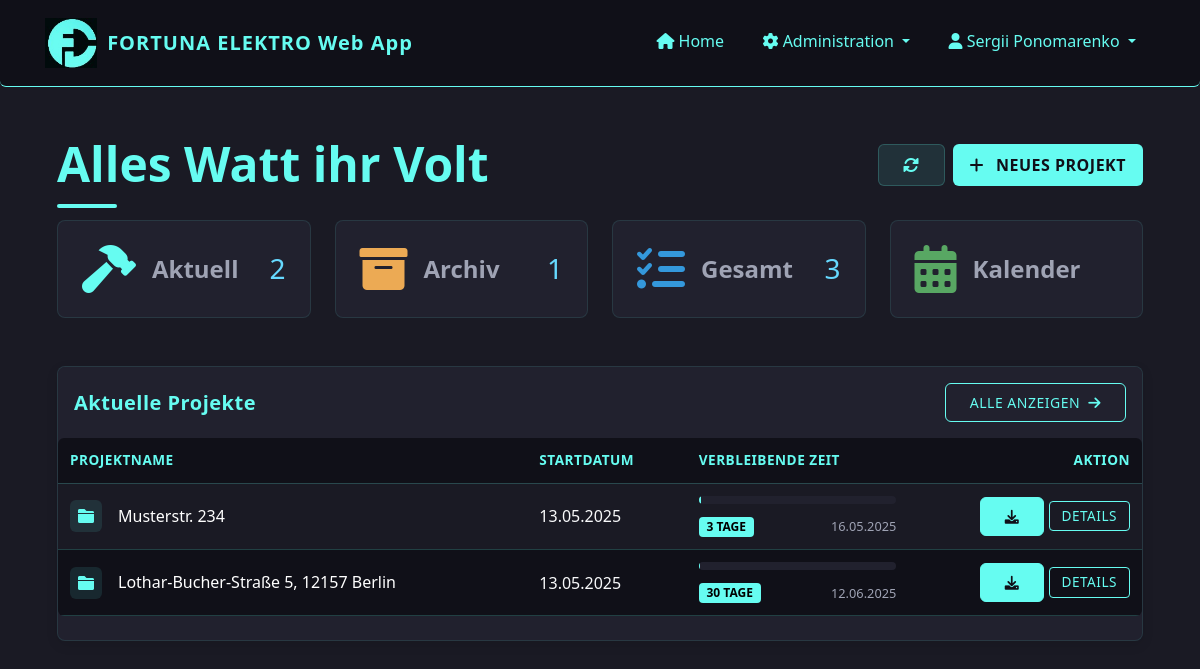
Page / (signed in) on the committed database.
### app/models/user.py (models this page shows, shortened)
class User(UserMixin, db.Model):
    id = db.Column(db.Integer, primary_key=True)
    username = db.Column(db.String(64), unique=True, nullable=False)
    password_hash = db.Column(db.String(128), nullable=False)
    password = None  # Virtual field for Flask-Admin, not stored in DB
    role = db.Column(db.String(20), nullable=False, default='installateur')  # 'admin' oder 'installateur'
    is_active = db.Column(db.Boolean, default=True)
    created_at = db.Column(db.DateTime, default=datetime.utcnow)
    projects = db.relationship('Project', backref='creator', lazy='dynamic')
    files = db.relationship('File', backref='uploader', lazy='dynamic')
    timesheets = db.relationship('Timesheet', backref='employee', lazy='dynamic')
    def is_admin(self):
        return self.role == 'admin'

### app/models/project.py (models this page shows, shortened)
class Project(db.Model):
    id = db.Column(db.Integer, primary_key=True)
    name = db.Column(db.String(128), nullable=False)  # Adresse als Projektname
    description = db.Column(db.Text)
    start_date = db.Column(db.DateTime, default=datetime.utcnow)
    end_date = db.Column(db.DateTime)
    status = db.Column(db.String(20), default='in_bearbeitung')  # 'in_bearbeitung', 'abgeschlossen', 'archiviert'
    creator_id = db.Column(db.Integer, db.ForeignKey('user.id'))
    files = db.relationship('File', backref='project', lazy='dynamic', cascade='all, delete-orphan')
    timesheets = db.relationship('Timesheet', backref='project', lazy='dynamic', cascade='all, delete-orphan')
    def is_overdue(self):
        if not self.end_date:
            return False
        return self.end_date < datetime.now()
    def days_remaining(self):
        if not self.end_date:
            return None
        today = datetime.now()
        delta = (self.end_date.date() - today.date()).days
        return delta
    def get_progress_percentage(self):
        if not self.end_date or not self.start_date:
            return 0
        now = datetime.now()
        if isinstance(self.start_date, datetime) and isinstance(self.end_date, datetime):
            total_duration = (self.end_date - self.start_date).total_seconds()
            elapsed_time = (now - self.start_date).total_seconds()
        if elapsed_time >= total_duration:
            return 100
        progress = (elapsed_time / total_duration) * 100
        return round(progress, 1)  # Auf eine Dezimalstelle runden

### app/routes/dashboard.py (the view)
@dashboard.route('/')
@login_required
def index():
    in_progress = Project.query.filter_by(status='in_bearbeitung').order_by(Project.start_date.desc()).all()
    archived = Project.query.filter_by(status='archiviert').order_by(Project.start_date.desc()).all()
    now = datetime.now()
    return render_template(
        'dashboard/index.html',
        title='Dashboard',
        in_progress=in_progress,
        archived=archived,
        now=now  # Add this line to pass the current datetime
    )

### app/templates/dashboard/index.html (shortened to what this page needs)
{% extends "base.html" %}
{% block content %}
<link rel="stylesheet" href="{{ url_for('static', filename='css/calendar.css') }}">
<link rel="stylesheet" href="{{ url_for('static', filename='css/home.css') }}">
<link rel="stylesheet" href="{{ url_for('static', filename='css/project-modal.css') }}">
<link rel="stylesheet" href="{{ url_for('static', filename='css/card_mobile.css') }}">
<link href="https://cdnjs.cloudflare.com/ajax/libs/font-awesome/6.0.0/css/all.min.css" rel="stylesheet">
<div class="container-fluid py-4">
    <div class="d-flex flex-column flex-md-row justify-content-between align-items-start align-items-md-center mb-4 gap-3">
        <div class="position-relative">
            <div class="dashboard-heading-decoration"></div>
            <h4 class="fw-bold mb-1 display-5 position-relative">Alles Watt ihr Volt</h4>
        </div>
        <div class="d-flex">
            <a href="{{ url_for('dashboard.index') }}" class="btn btn-light me-2 btn-refresh" aria-label="Aktualisieren">
                <i class="fas fa-sync-alt"></i>
            </a>
            <a href="{{ url_for('projects.new_project') }}" class="btn btn-neues-projekt">
                <i class="fas fa-plus me-1"></i> NEUES PROJEKT
            </a>
        </div>
    </div>
<div class="row g-4 mb-5">
    <div class="col-12 col-sm-6 col-lg-3">
        <div class="card h-100 border-0 shadow-hover stat-card custom-stat-card" data-bs-toggle="modal" data-bs-target="#projectsModal" data-tab-target="in-progress-tab">
            <div class="card-body p-4">
                <div class="d-flex align-items-center justify-content-between">
                    <div class="d-flex align-items-center gap-3">
                        <i class="fas fa-hammer fa-3x text-primary"></i>
                        <span class="text-muted fw-bold fs-4">Aktuell</span>
                    </div>
                    <h3 class="mb-0">{{ in_progress|length }}</h3>
                </div>
            </div>
        </div>
    </div>
    <div class="col-12 col-sm-6 col-lg-3">
        <div class="card h-100 border-0 shadow-hover stat-card custom-stat-card" data-bs-toggle="modal" data-bs-target="#projectsModal" data-tab-target="archived-tab">
            <div class="card-body p-4">
                <div class="d-flex align-items-center justify-content-between">
                    <div class="d-flex align-items-center gap-3">
                        <i class="fas fa-archive fa-3x text-warning"></i>
                        <span class="text-muted fw-bold fs-4">Archiv</span>
                    </div>
                    <h3 class="mb-0">{{ archived|length }}</h3>
                </div>
            </div>
        </div>
    </div>
    <div class="col-12 col-sm-6 col-lg-3">
        <div class="card h-100 border-0 shadow-hover stat-card custom-stat-card" data-bs-toggle="modal" data-bs-target="#projectsModal" data-tab-target="all-tab">
            <div class="card-body p-4">
                <div class="d-flex align-items-center justify-content-between">
                    <div class="d-flex align-items-center gap-3">
                        <i class="fas fa-tasks fa-3x text-info"></i>
                        <span class="text-muted fw-bold fs-4">Gesamt</span>
                    </div>
                    <h3 class="mb-0">{{ (in_progress|length) + (completed|length) + (archived|length) }}</h3>
                </div>
            </div>
        </div>
    </div>
    <div class="col-12 col-sm-6 col-lg-3">
        <div class="card h-100 border-0 shadow-hover stat-card custom-stat-card" data-bs-toggle="modal" data-bs-target="#projectsModal" data-tab-target="calendar-tab">
            <div class="card-body p-4">
                <div class="d-flex align-items-center justify-content-between">
                    <div class="d-flex align-items-center gap-3">
                        <i class="fas fa-calendar-alt fa-3x text-success"></i>
                        <span class="text-muted fw-bold fs-4">Kalender</span>
                    </div>
                </div>
            </div>
        </div>
    </div>
</div>
<div class="row mb-4">
    <div class="col-12">
        <div class="card border-0 shadow-hover aktuelle-projekte">
            <div class="card-header border-0 py-3">
                <div class="d-flex justify-content-between align-items-center w-100">
                    <h5 class="mb-0">Aktuelle Projekte</h5>
                    <button class="btn btn-sm btn-outline-primary" data-bs-toggle="modal" data-bs-target="#projectsModal">
                        Alle anzeigen <i class="fas fa-arrow-right ms-1"></i>
                    </button>
                </div>
            </div>
            <div class="card-body p-0">
                {% if in_progress %}
                <div class="table-responsive">
                    <table class="table table-hover align-middle mb-0">
                        <thead>
                            <tr>
                                <th>Projektname</th>
                                <th class="d-none d-md-table-cell">Startdatum</th>
                                <th class="d-none d-lg-table-cell">Verbleibende Zeit</th>
                                <th class="text-end">Aktion</th>
                            </tr>
                        </thead>
                        <tbody>
                            {% for project in in_progress[:5] %}
                                <tr>
                                    <td>
                                        <div class="d-flex align-items-center">
                                            <div class="project-icon me-3">
                                                <i class="fas fa-folder" style="color: var(--accent);"></i>
                                            </div>
                                            <div>
                                                <h6 class="mb-0" style="color: white;">{{ project.name }}</h6>
                                            </div>
                                        </div>
                                    </td>
                                    <td class="d-none d-md-table-cell text-light">{{ project.start_date.strftime('%d.%m.%Y') }}</td>
                                    <td class="d-none d-lg-table-cell">
                                        {% if project.end_date %}
                                            <div class="progress-container">
                                                <div class="progress-wrapper">
                                                    <div class="progress" style="height: 8px; background-color: var(--primary-light);">
                                                        <div class="progress-bar" role="progressbar"
                                                            style="width: {{ project.get_progress_percentage() }}%; background-color: var(--accent);"
                                                            aria-valuenow="{{ project.get_progress_percentage() }}" aria-valuemin="0" aria-valuemax="100">
                                                        </div>
                                                    </div>
                                                    <div class="date-time-container">
                                                        <span class="badge bg-info countdown-badge" style="color: #000 !important; font-weight: bold;">
                                                            {% if project.is_overdue() %}
                                                                Überfällig
                                                            {% elif project.days_remaining() == 0 %}
                                                                Heute fällig
                                                            {% elif project.days_remaining() == 1 %}
                                                                1 Tag
                                                            {% else %}
                                                                {{ project.days_remaining() }} Tage
                                                            {% endif %}
                                                        </span>
                                                        <span class="end-date date-text text-muted">{{ project.end_date.strftime('%d.%m.%Y') }}</span>
                                                    </div>
                                                </div>
                                            </div>
                                        {% else %}
                                            <div class="d-flex align-items-center">
                                                <span class="badge bg-secondary">Kein Enddatum</span>
                                            </div>
                                        {% endif %}
                                    </td>
                                    <td class="text-end">
                                        <a href="{{ url_for('files.download_project', project_id=project.id) }}" class="btn btn-sm btn-primary">
                                            <i class="fas fa-download"></i>
                                        </a>
                                        <a href="{{ url_for('projects.view_project', project_id=project.id) }}" class="btn btn-sm btn-outline-primary details">
                                            Details
                                        </a>
                                    </td>
                                </tr>
                            {% endfor %}
                        </tbody>
                    </table>
                </div>
                {% endif %}
            </div>
        </div>
    </div>
</div>
                        {% set all_projects = in_progress + archived %}
{% endblock %}

### app/templates/base.html (shortened to what this page needs)
<!DOCTYPE html>
<html lang="de">
<head>
    <link href="https://cdn.jsdelivr.net/npm/bootstrap@5.3.0/dist/css/bootstrap.min.css" rel="stylesheet">
    <link rel="stylesheet" href="https://cdn.jsdelivr.net/npm/bootstrap-icons@1.11.1/font/bootstrap-icons.css">
    <link rel="stylesheet" href="https://cdnjs.cloudflare.com/ajax/libs/font-awesome/6.0.0/css/all.min.css">
    <link rel="stylesheet" href="{{ url_for('static', filename='css/responsive.css') }}">
</head>
<body>
    <nav class="navbar navbar-expand-lg navbar-dark mb-4">
        <div class="container">
            <a class="navbar-brand d-flex align-items-center" href="{{ url_for('dashboard.index') }}">
                <img src="{{ url_for('static', filename='img/logo1.jpg') }}" alt="Fortuna Elektro Logo">
                <span>FORTUNA ELEKTRO Web App</span>
            </a>
            <div class="collapse navbar-collapse" id="navbarNav">
                <ul class="navbar-nav ms-auto">
                    {% if current_user.is_authenticated %}
                        <li class="nav-item">
                            <a class="nav-link" href="{{ url_for('dashboard.index') }}">
                                <i class="fas fa-home"></i> Home
                            </a>
                        </li>
                        {% if current_user.is_authenticated and current_user.is_admin() %}
                            <li class="nav-item dropdown">
                                <a class="nav-link dropdown-toggle" href="#" role="button" data-bs-toggle="dropdown">
                                    <i class="fas fa-cog"></i> Administration
                                </a>
                            </li>
                        {% endif %}
                        <li class="nav-item dropdown">
                            <a class="nav-link dropdown-toggle" href="#" role="button" data-bs-toggle="dropdown">
                                <i class="fas fa-user"></i> {{ current_user.username }}
                            </a>
                        </li>
                    {% else %}
                        <li class="nav-item">
                            <a class="nav-link" href="{{ url_for('auth.login') }}">
                                <i class="fas fa-sign-in-alt"></i> Anmelden
                            </a>
                        </li>
                    {% endif %}
                </ul>
            </div>
        </div>
    </nav>
    <div class="container content-container">
        {% block content %}{% endblock %}
    </div>
</body>
</html>

### rows in the picture
User: username "Sergii Ponomarenko"
Project: name "Musterstr. 234", start_date "13.05.2025", days_remaining "3", end_date "16.05.2025"
Project: name "Lothar-Bucher-Straße 5, 12157 Berlin", start_date "13.05.2025", days_remaining "30", end_date "12.06.2025"

### other values in the picture
{{ in_progress|length }} "2"
{{ archived|length }} "1"
{{ (in_progress|length) + (completed|length) + (archived|length) }} "3"
